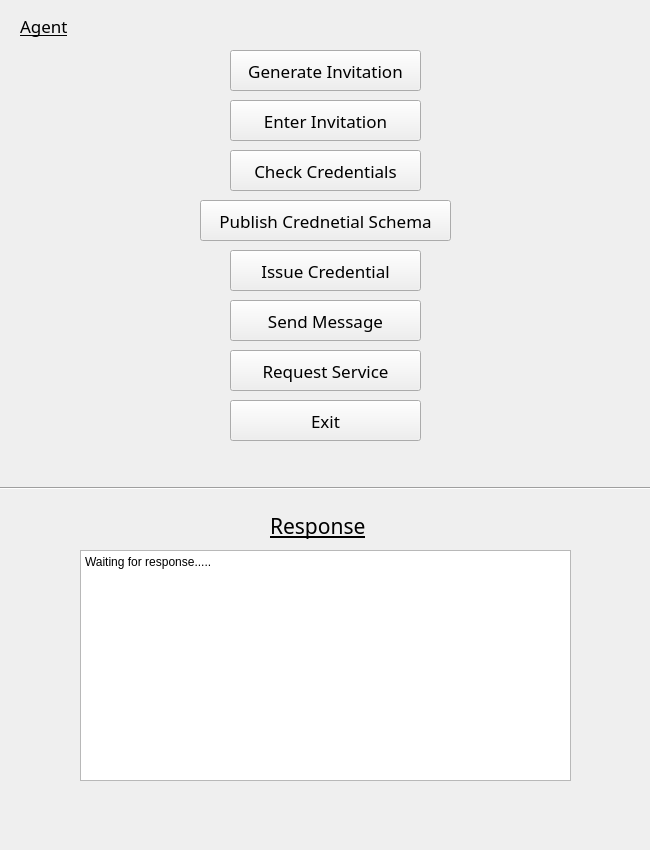
<?xml version="1.0" encoding="UTF-8"?>
<ui version="4.0">
 <class>AgentOperations</class>
 <widget class="QWidget" name="AgentOperations">
  <property name="geometry">
   <rect>
    <x>0</x>
    <y>0</y>
    <width>650</width>
    <height>850</height>
   </rect>
  </property>
  <property name="windowTitle">
   <string>Form</string>
  </property>
  <widget class="QLabel" name="agentNameLabel">
   <property name="geometry">
    <rect>
     <x>20</x>
     <y>10</y>
     <width>471</width>
     <height>31</height>
    </rect>
   </property>
   <property name="font">
    <font>
     <family>Berlin Sans FB</family>
     <pointsize>13</pointsize>
     <underline>true</underline>
    </font>
   </property>
   <property name="text">
    <string>Agent</string>
   </property>
  </widget>
  <widget class="QPushButton" name="generateInvitationButton">
   <property name="geometry">
    <rect>
     <x>230</x>
     <y>50</y>
     <width>191</width>
     <height>41</height>
    </rect>
   </property>
   <property name="font">
    <font>
     <family>Berlin Sans FB</family>
     <pointsize>13</pointsize>
    </font>
   </property>
   <property name="text">
    <string>Generate Invitation</string>
   </property>
  </widget>
  <widget class="QPushButton" name="enterInvitationButton">
   <property name="geometry">
    <rect>
     <x>230</x>
     <y>100</y>
     <width>191</width>
     <height>41</height>
    </rect>
   </property>
   <property name="font">
    <font>
     <family>Berlin Sans FB</family>
     <pointsize>13</pointsize>
    </font>
   </property>
   <property name="text">
    <string>Enter Invitation</string>
   </property>
  </widget>
  <widget class="QPushButton" name="checkCredentialButton">
   <property name="geometry">
    <rect>
     <x>230</x>
     <y>150</y>
     <width>191</width>
     <height>41</height>
    </rect>
   </property>
   <property name="font">
    <font>
     <family>Berlin Sans FB</family>
     <pointsize>13</pointsize>
    </font>
   </property>
   <property name="text">
    <string>Check Credentials</string>
   </property>
  </widget>
  <widget class="QPushButton" name="publishSchemaButton">
   <property name="geometry">
    <rect>
     <x>200</x>
     <y>200</y>
     <width>251</width>
     <height>41</height>
    </rect>
   </property>
   <property name="font">
    <font>
     <family>Berlin Sans FB</family>
     <pointsize>13</pointsize>
    </font>
   </property>
   <property name="text">
    <string>Publish Crednetial Schema</string>
   </property>
  </widget>
  <widget class="QPushButton" name="issueCredentialButton">
   <property name="geometry">
    <rect>
     <x>230</x>
     <y>250</y>
     <width>191</width>
     <height>41</height>
    </rect>
   </property>
   <property name="font">
    <font>
     <family>Berlin Sans FB</family>
     <pointsize>13</pointsize>
    </font>
   </property>
   <property name="text">
    <string>Issue Credential</string>
   </property>
  </widget>
  <widget class="QPushButton" name="sendMessageButton">
   <property name="geometry">
    <rect>
     <x>230</x>
     <y>300</y>
     <width>191</width>
     <height>41</height>
    </rect>
   </property>
   <property name="font">
    <font>
     <family>Berlin Sans FB</family>
     <pointsize>13</pointsize>
    </font>
   </property>
   <property name="text">
    <string>Send Message</string>
   </property>
  </widget>
  <widget class="QPushButton" name="serviceRequestButton">
   <property name="geometry">
    <rect>
     <x>230</x>
     <y>350</y>
     <width>191</width>
     <height>41</height>
    </rect>
   </property>
   <property name="font">
    <font>
     <family>Berlin Sans FB</family>
     <pointsize>13</pointsize>
    </font>
   </property>
   <property name="text">
    <string>Request Service</string>
   </property>
  </widget>
  <widget class="QPushButton" name="exitButton">
   <property name="geometry">
    <rect>
     <x>230</x>
     <y>400</y>
     <width>191</width>
     <height>41</height>
    </rect>
   </property>
   <property name="font">
    <font>
     <family>Berlin Sans FB</family>
     <pointsize>13</pointsize>
    </font>
   </property>
   <property name="text">
    <string>Exit</string>
   </property>
  </widget>
  <widget class="QTextBrowser" name="responseTextBrowser">
   <property name="geometry">
    <rect>
     <x>80</x>
     <y>550</y>
     <width>491</width>
     <height>231</height>
    </rect>
   </property>
   <property name="html">
    <string>&lt;!DOCTYPE HTML PUBLIC &quot;-//W3C//DTD HTML 4.0//EN&quot; &quot;http://www.w3.org/TR/REC-html40/strict.dtd&quot;&gt;
&lt;html&gt;&lt;head&gt;&lt;meta name=&quot;qrichtext&quot; content=&quot;1&quot; /&gt;&lt;style type=&quot;text/css&quot;&gt;
p, li { white-space: pre-wrap; }
&lt;/style&gt;&lt;/head&gt;&lt;body style=&quot; font-family:'SimSun'; font-size:9.16364pt; font-weight:400; font-style:normal;&quot;&gt;
&lt;p style=&quot; margin-top:0px; margin-bottom:0px; margin-left:0px; margin-right:0px; -qt-block-indent:0; text-indent:0px;&quot;&gt;&lt;span style=&quot; font-size:9.16364pt;&quot;&gt;Waiting for response.....&lt;/span&gt;&lt;/p&gt;&lt;/body&gt;&lt;/html&gt;</string>
   </property>
  </widget>
  <widget class="QLabel" name="agent_name_label_2">
   <property name="geometry">
    <rect>
     <x>270</x>
     <y>510</y>
     <width>101</width>
     <height>31</height>
    </rect>
   </property>
   <property name="font">
    <font>
     <family>Berlin Sans FB</family>
     <pointsize>16</pointsize>
     <underline>true</underline>
    </font>
   </property>
   <property name="text">
    <string>Response</string>
   </property>
  </widget>
  <widget class="Line" name="line_3">
   <property name="geometry">
    <rect>
     <x>0</x>
     <y>480</y>
     <width>681</width>
     <height>16</height>
    </rect>
   </property>
   <property name="orientation">
    <enum>Qt::Horizontal</enum>
   </property>
  </widget>
 </widget>
 <resources/>
 <connections/>
</ui>
